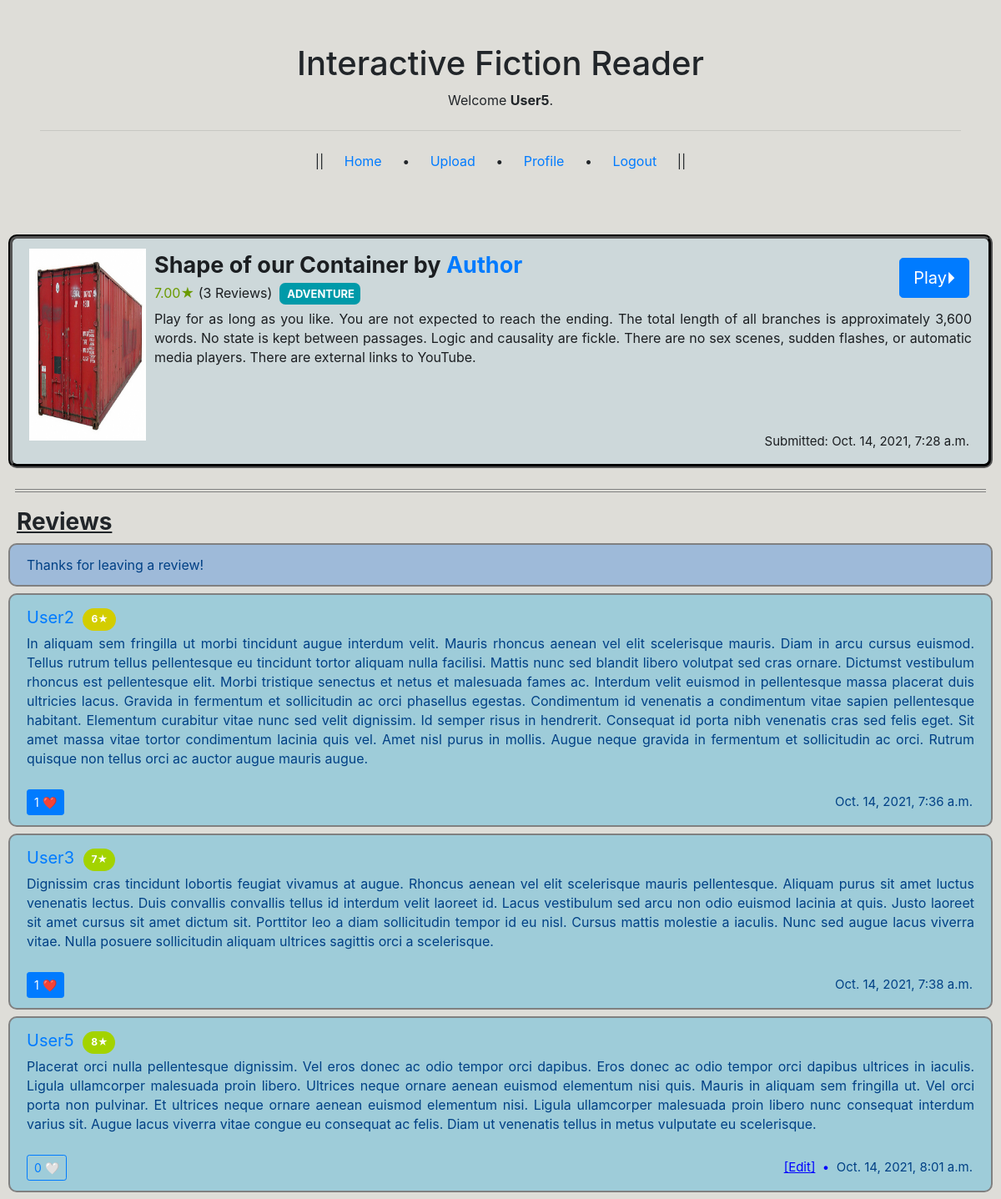
Page /story/04a9f864a7db47899bb5463ce27b3b88 (signed in) on the committed database.
### reader/models.py (models this page shows)
class User(AbstractUser):
    pass

class Stories(models.Model):
    tags = models.CharField(max_length=20, choices=GENRE_TAGS, blank=False, default="")
    title = models.CharField(max_length=100, blank=False)
    description = models.CharField(max_length=10000, blank=True)
    author = models.ForeignKey(settings.AUTH_USER_MODEL, on_delete=models.SET_NULL, related_name="stories_written", blank=False, null=True, default="")
    favourited = models.ManyToManyField(settings.AUTH_USER_MODEL, related_name="stories_favourited", blank=True)
    date_time_submitted = models.DateTimeField(auto_now_add=True)
    cover = models.ImageField(upload_to = path_and_scramble, blank=True, null=True, default=f"{settings.MEDIA_ROOT}reader/static/story_covers/unknown.jpg")
    story_folder_id = models.CharField(max_length=50, blank=False, null=False, default=0)
    avg_rating = models.FloatField(blank=True, null=True, default=0)
    bookmarks = models.ManyToManyField(settings.AUTH_USER_MODEL, related_name="stories_bookmarked", blank=True)
    editor_used = models.CharField(max_length=10, choices=EDITOR_USED, blank=False, null=False, default="")

class Reviews(models.Model):
    author = models.ForeignKey(settings.AUTH_USER_MODEL, on_delete=models.SET_NULL, related_name="reviews_written", blank=False, null=True)
    rating = models.IntegerField(validators=[MinValueValidator(1), MaxValueValidator(10)], blank=False, default="")
    likes = models.ManyToManyField(settings.AUTH_USER_MODEL, related_name="reviews_liked", blank=True)
    story = models.ForeignKey("Stories", on_delete=models.CASCADE, related_name="reviews", blank=False)
    body = models.CharField(max_length=5000, blank=False)
    date_time_posted = models.DateTimeField(auto_now_add=True)

### reader/views.py (the view, shortened to what this page needs)
# urls.py: path("story/<str:id>", views.story, name="story"),
def story(request, id):
    reviewed_status = False
    for review in Stories.objects.get(story_folder_id=id).reviews.all():
        if request.user == review.author:
            reviewed_status = True
    return render(request, "reader/story.html", {
        "This_Story": Stories.objects.get(story_folder_id=id),
        "Review_Form": ReviewForm(),
        "Reviewed_Status": reviewed_status
    })

### reader/views.py
class ReviewForm(forms.Form):
    rating = forms.TypedChoiceField(label="", choices=RATINGS, coerce=int)
    body = forms.CharField(label="", widget=forms.Textarea(attrs={'style': 'width:100%; height: 250px; resize:none;'}))

### reader/templates/reader/story.html (shortened to what this page needs)
{% extends "reader/layout.html" %}
{% block body %}
<div class="story-icon-box">
  <div class="alert alert-dark" role="alert">
    <form class="play-button" action="{% url 'reader' id=This_Story.story_folder_id type=This_Story.editor_used %}" method="post">
      <button type="submit" class="btn btn-primary btn-lg">Play⏵</button>
    </form>
    <img src="{{This_Story.cover.url}}" class="story-icon-cover">
    <p class="story-icon-title-author"><strong>
      {{This_Story.title}} by
      <a href="{% url 'profile' id=This_Story.author.id %}">{{This_Story.author}}</a>
    </strong></p>
    <p class="story-icon-genre-rating">
        {% if This_Story.avg_rating == 0.0 %}
        <span class="avg-rating-zero" id="avg_rating">
        {% elif This_Story.avg_rating <= 2.0 %}
        <span class="avg-rating-lowest" id="avg_rating">
        {% elif This_Story.avg_rating > 2.0 and This_Story.avg_rating <= 4.0 %}
        <span class="avg-rating-low" id="avg_rating">
        {% elif This_Story.avg_rating > 4.0 and This_Story.avg_rating <= 6.0 %}
        <span class="avg-rating-mid" id="avg_rating">
        {% elif This_Story.avg_rating > 6.0 and This_Story.avg_rating <= 8.0 %}
        <span class="avg-rating-high" id="avg_rating">
        {% elif This_Story.avg_rating >= 8.0 %}
        <span class="avg-rating-highest" id="avg_rating">
        {% endif %}
        {{This_Story.avg_rating|floatformat:2}}★</span> ({{This_Story.reviews.count}}
        {% if This_Story.reviews.count == 1 %}
        Review)&nbsp;
        {% else %}
        Reviews)&nbsp;
        {% endif %}
      {% if This_Story.tags == 'ROMANCE' %}
        <span class="genre-tag-romance" onclick="gotoCat(this)">
      {% elif This_Story.tags == 'ADVENTURE' %}
        <span class="genre-tag-adventure" onclick="gotoCat(this)">
      {% elif This_Story.tags == 'MYSTERY' %}
        <span class="genre-tag-mystery" onclick="gotoCat(this)">
      {% elif This_Story.tags == 'SCI-FI' %}
        <span class="genre-tag-sci-fi" onclick="gotoCat(this)">
      {% elif This_Story.tags == 'NON-FICTION' %}
        <span class="genre-tag-non-fiction" onclick="gotoCat(this)">
      {% elif This_Story.tags == 'FANTASY' %}
        <span class="genre-tag-fantasy" onclick="gotoCat(this)">
      {% elif This_Story.tags == 'COMEDY' %}
        <span class="genre-tag-comedy" onclick="gotoCat(this)">
      {% elif This_Story.tags == 'DRAMA' %}
        <span class="genre-tag-drama" onclick="gotoCat(this)">
      {% elif This_Story.tags == 'HORROR' %}
        <span class="genre-tag-horror" onclick="gotoCat(this)">
      {% elif This_Story.tags == 'THRILLER' %}
        <span class="genre-tag-thriller" onclick="gotoCat(this)">
      {% elif This_Story.tags == 'HISTORICAL' %}
        <span class="genre-tag-historical" onclick="gotoCat(this)">
      {% endif %}
          {{This_Story.tags}}
        </span></p>
    <p class="story-icon-abstract">{{This_Story.description}}</p>
    <p class="story-icon-datetime">Submitted: {{This_Story.date_time_submitted}}</p>
  </div>
</div>
<hr style="border-top: 1px solid grey; margin: auto; margin-top: 25px; width: 97%; float: center;">
<hr style="border-top: 1px solid grey; margin: auto; margin-top: 2px; width: 97%;">
<div class="top-stories-header" style="margin-top: 19px;"><h3 style="display: inline;"><strong><u>Reviews</u></strong></h3></div>
{% if user != This_Story.author %}
  {% if user.is_authenticated %}
  <div class="alert alert-primary" role="alert" id="review_form">
    {% if Reviewed_Status == False %}
      <p>Leave a review!</p>
      <form action="{% url 'story' id=This_Story.story_folder_id %}" method='post'>
        {% csrf_token %}
        <p>{{Review_Form.body}}</p>
        <p>Rating:&nbsp;{{Review_Form.rating}}★<input type="submit" class="btn btn-success btn-sm" value="Submit" id="review-submit-button"></p>
      </form>
    </div>
    {% else %}
      Thanks for leaving a review!</div>
    {% endif %}
  {% else %}
  <div class="alert alert-primary" role="alert" id="review_form">Login/Register to leave a review!</div>
  {% endif %}
{% endif %}
{% for review in This_Story.reviews.all %}
<div class="review-box">
  <div class="alert alert-primary" role="alert">
    <p class="review-author-rating"><a href="{% url 'profile' id=review.author.id %}">{{review.author}}</a>&nbsp;
      {% if review.rating == 1 or review.rating == 2 %}
        <span class="review-rating-lowest" id="review-rating{{review.id}}">
      {% elif review.rating == 3 or review.rating == 4 %}
        <span class="review-rating-low" id="review-rating{{review.id}}">
      {% elif review.rating == 5 or review.rating == 6 %}
        <span class="review-rating-mid" id="review-rating{{review.id}}">
      {% elif review.rating == 7 or review.rating == 8 %}
        <span class="review-rating-high" id="review-rating{{review.id}}">
      {% elif review.rating == 9 or review.rating == 10 %}
        <span class="review-rating-highest" id="review-rating{{review.id}}">
      {% endif %}
      {{review.rating}}★</span>
    </p>
    <form action='{% url "edit" %}' method='post' class='edit_form'>{% csrf_token %}
      <span id="ebod{{review.id}}"><p class="review-body">{{review.body}}</p></span></form>
    <form action="{% url 'like' %}" method="post" class="like_form">
      <span class="like_button" id='{{review.id}}'>
        {% if user.is_authenticated %}
          {% for person in review.likes.all %} {% if user == person %} <div hidden> {% endif %} {% endfor %}
          <input type="submit" class="btn btn-outline-primary btn-sm" value="{{ review.likes.all|length }} 🤍">
          {% for person in review.likes.all %} {% if user == person %} </div> <input type="submit" class="btn btn-primary btn-sm" value="{{ review.likes.all|length }} ❤️"> {% endif %} {% endfor %}
        {% else %}
          {{ review.likes.all|length }} 🤍
        {% endif %}
      </span>
      <p class="review-datetime-edit">
    {% if user == review.author %}
        <a action="#" class="edit_button" id='ebut{{review.id}}' data-pk='{{review.id}}' data-story='{{This_Story.story_folder_id}}' style="color:blue"><u>[Edit]</u> &nbsp;•&nbsp;</a>
    {% endif %}
        {{review.date_time_posted}}
      </p>
  </form>
  </div>
</div>
{% endfor %}
{% endblock %}

### reader/templates/reader/layout.html (shortened to what this page needs)
{% load static %}
<!DOCTYPE html>
<html lang="en">
    <head>
      <link rel="stylesheet" href="https://stackpath.bootstrapcdn.com/bootstrap/4.3.1/css/bootstrap.min.css">
      <link rel="stylesheet" href="../../static/reader/styles.css">
      <div class="p-5">
        <div class="containter-fluid py-1">
          <h1 class="display-5" style="text-align: center;">Interactive Fiction Reader</h1>
          <p class='fs-4' style="text-align: center;">
            {% if user.is_authenticated %}
                Welcome <strong>{{ user.username }}</strong>.
            {% else %}
                Not signed in.
            {% endif %}
          </p>
          <hr class="my-4">
          {% if user.is_authenticated %}
            <p style="text-align: center;">||<span class="menu-buttons">&#9<a href="{% url 'index' %}">Home</a>&#9•&#9<a href="{% url 'submit' %}">Upload</a>&#9•&#9<a href="{% url 'profile' id=user.id %}">Profile</a>&#9•&#9<a href="{% url 'logout' %}">Logout</a>&#9</span>||</p>
          {% else %}
            <p style="text-align: center;">||<span class="menu-buttons">&#9<a href="{% url 'index' %}">Home</a>&#9•&#9<a href="{% url 'login' %}">Login</a> • <a href="{% url 'register' %}">Register</a>&#9</span>||</p>
          {% endif %}
        </div>
      </div>
  </head>
  <body style="background-color: #deddd8;">
    {% block body %}
    {% endblock %}
  </body>
</html>

### reader/static/reader/styles.css (style rules this page uses)
.menu-buttons { word-spacing: 20px; font-size: 16px; }
.story-icon-cover { width: 150px; height: 230px; display: inline-block; float: left; padding: 0 10px 0 0; }
.p-5 { background-color: #deddd8; }
.story-icon-box > div { margin: 8px 10px 8px 10px; min-height: 280px; position: relative; background-color: #cdd8da; border: 5px groove black; border-radius: 10px }
.story-icon-title-author { font-size: 27px; margin: 0px; }
.story-icon-genre-rating { margin-bottom: 8px; }
.story-icon-abstract { line-height: 23px; margin-bottom: 45px; text-align: justify }
.story-icon-datetime { font-size: 15px; position: absolute; bottom: 0; right: 23px; }
.genre-tag-adventure { font-size: 13px; font-weight: bold; color: white; background-color: #009aa9; padding: 5px 7.5px 5px 9px; text-align: center; border-radius: 7px; }
.play-button { position: absolute; top: 23px; right: 23px; }
#review_form { margin: 8px 10px 8px 10px; position: relative; border: 2px solid grey; border-radius: 10px; background-color: #9ebad9; }
.review-box > div { margin: 8px 10px 8px 10px; position: relative; border: 2px solid grey; border-radius: 10px; background-color: #9eccd9; }
.review-author-rating { font-size: 20px; margin-bottom: 5px; word-spacing: 5px; }
.review-rating-mid { position: absolute; font-size: 12px; font-weight: bold; color: white; background-color: #d3cd00; padding: 4px 9px 5px 10px; text-align: center; border-radius: 60px; top: 16px; }
.review-rating-high { position: absolute; font-size: 12px; font-weight: bold; color: white; background-color: #a3d300; padding: 4px 9px 5px 10px; text-align: center; border-radius: 60px; top: 16px; }
.review-body { line-height: 23px; margin-bottom: 25px; text-align: justify }
.review-datetime-edit { font-size: 15px; position: absolute; bottom: 0; right: 22px; }
.avg-rating-high { color: #6a9a00; }
.top-stories-header { margin: 25px 25px 8px 20px; position: relative; }

### rows in the picture
User: username "User5"
Stories: cover (picture), title "Shape of our Container", author "Author", avg_rating "7.00", reviews.count "3", tags "ADVENTURE", description "Play for as long as you like. You are not expected to reach the ending. The total length of all branches is approximately 3,600 words. No state is kept between passages. Logic and causality are fickle. There are no sex scenes, sudden flashes, or automatic media players. There are external links to YouTube.", date_time_submitted "Oct. 14, 2021, 7:28 a.m."
Reviews: author "User2", rating "6", body "In aliquam sem fringilla ut morbi tincidunt augue interdum velit. Mauris rhoncus aenean vel elit scelerisque mauris. Diam in arcu cursus euismod. Tellus rutrum tellus pellentesque eu tincidunt tortor aliquam nulla facilisi. Mattis nunc sed blandit libero volutpat sed cras ornare. Dictumst vestibulum rhoncus est pellentesque elit. Morbi tristique senectus et netus et malesuada fames ac. Interdum velit euismod in pellentesque massa placerat duis ultricies lacus. Gravida in fermentum et sollicitudin ac orci phasellus egestas. Condimentum id venenatis a condimentum vitae sapien pellentesque habitant. Elementum curabitur vitae nunc sed velit dignissim. Id semper risus in hendrerit. Consequat id…", likes.all|length "1 ❤️", date_time_posted "Oct. 14, 2021, 7:36 a.m."
Reviews: author "User3", rating "7", body "Dignissim cras tincidunt lobortis feugiat vivamus at augue. Rhoncus aenean vel elit scelerisque mauris pellentesque. Aliquam purus sit amet luctus venenatis lectus. Duis convallis convallis tellus id interdum velit laoreet id. Lacus vestibulum sed arcu non odio euismod lacinia at quis. Justo laoreet sit amet cursus sit amet dictum sit. Porttitor leo a diam sollicitudin tempor id eu nisl. Cursus mattis molestie a iaculis. Nunc sed augue lacus viverra vitae. Nulla posuere sollicitudin aliquam ultrices sagittis orci a scelerisque.", likes.all|length "1 ❤️", date_time_posted "Oct. 14, 2021, 7:38 a.m."
Reviews: author "User5", rating "8", body "Placerat orci nulla pellentesque dignissim. Vel eros donec ac odio tempor orci dapibus. Eros donec ac odio tempor orci dapibus ultrices in iaculis. Ligula ullamcorper malesuada proin libero. Ultrices neque ornare aenean euismod elementum nisi quis. Mauris in aliquam sem fringilla ut. Vel orci porta non pulvinar. Et ultrices neque ornare aenean euismod elementum nisi. Ligula ullamcorper malesuada proin libero nunc consequat interdum varius sit. Augue lacus viverra vitae congue eu consequat ac felis. Diam ut venenatis tellus in metus vulputate eu scelerisque.", likes.all|length "0 🤍", date_time_posted "Oct. 14, 2021, 8:01 a.m."
